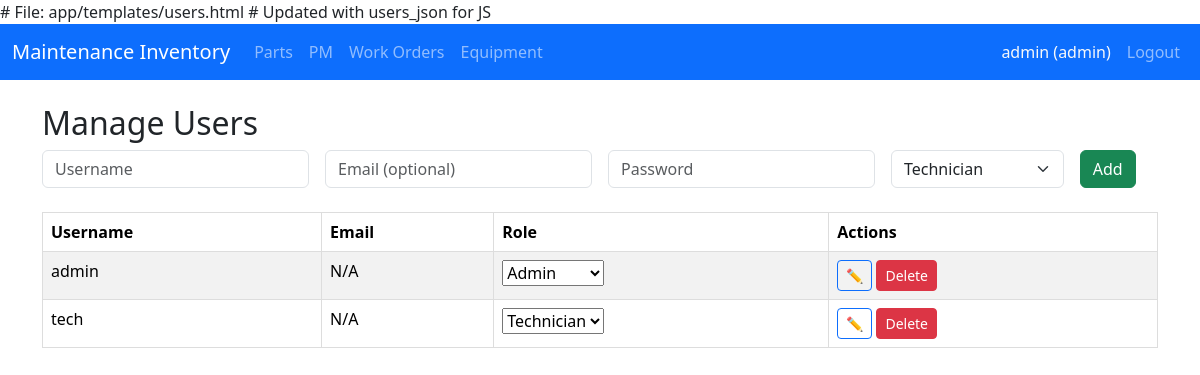
Before: /pm/users (signed in) with the older database file.
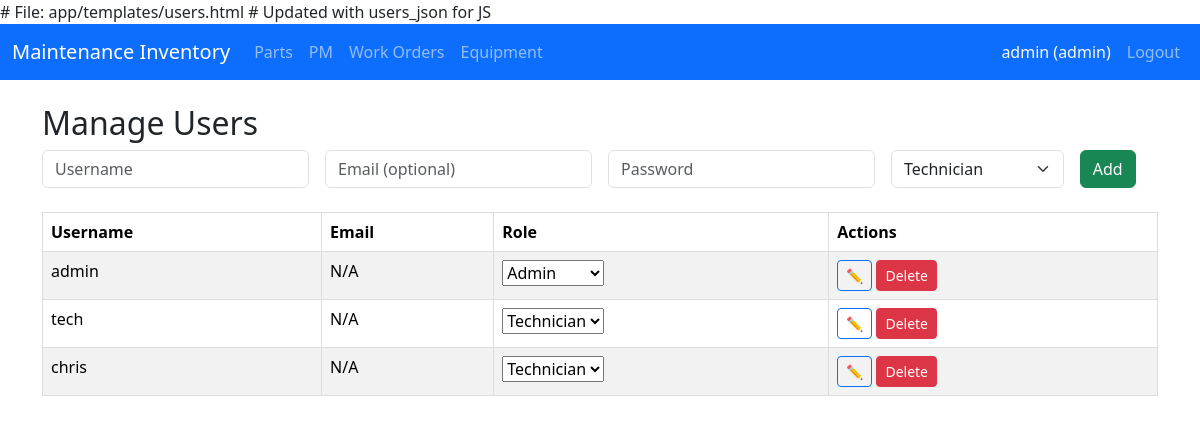
After: the same page with the newer database file.
### app/models/user.py (models this page shows, shortened)
class User(UserMixin, db.Model):
    __tablename__ = 'users'
    id = db.Column(db.Integer, primary_key=True)
    username = db.Column(db.String(80), unique=True, nullable=False)
    password_hash = db.Column(db.String(256), nullable=False)
    role = db.Column(db.String(20), default='technician')
    must_change_password = db.Column(db.Boolean, default=True)
    created_at = db.Column(db.DateTime, default=datetime.now)
    email = db.Column(db.String(120), unique=True, nullable=True)

### app/routes/pm.py (the view, shortened to what this page needs)
@bp.route('/users', methods=['GET', 'POST'])
@login_required
def manage_users():
    if current_user.role != 'admin':
        flash("Access denied.", "danger")
        return redirect(url_for('pm.index'))
    users = User.query.all()
    users_list = [{'id': u.id, 'username': u.username, 'email': u.email, 'role': u.role} for u in users]
    return render_template('users.html', users=users, users_json=users_list)

### app/templates/users.html (shortened to what this page needs)
{% extends "base.html" %}
{% block content %}
<h2>Manage Users</h2>
<form method="post" class="mb-4">
    <div class="row g-3">
        <div class="col-md-3"><input name="username" class="form-control" placeholder="Username" required></div>
        <div class="col-md-3"><input name="email" class="form-control" placeholder="Email (optional)"></div>
        <div class="col-md-3"><input name="password" type="password" class="form-control" placeholder="Password" required></div>
        <div class="col-md-2">
            <select name="role" class="form-select">
                <option value="technician">Technician</option>
            </select>
        </div>
        <div class="col-md-1"><button type="submit" class="btn btn-success">Add</button></div>
    </div>
</form>
<table class="table table-striped">
    <thead><tr><th>Username</th><th>Email</th><th>Role</th><th>Actions</th></tr></thead>
    <tbody>
        {% for user in users %}
        <tr>
            <td>{{ user.username }}</td>
            <td>{{ user.email or 'N/A' }}</td>
            <td>
                <form method="post" class="d-inline">
                    <select name="new_role" onchange="this.form.submit()">
                        <option value="technician" {% if user.role == 'technician' %}selected{% endif %}>Technician</option>
                        <option value="admin" {% if user.role == 'admin' %}selected{% endif %}>Admin</option>
                    </select>
                </form>
            </td>
            <td>
                <button class="btn btn-sm btn-outline-primary" onclick="editUser({{ user.id }})">✏️</button>
                <form method="post" class="d-inline">
                    <button type="submit" class="btn btn-sm btn-danger" onclick="return confirm('Delete user?')">Delete</button>
                </form>
            </td>
        </tr>
        {% endfor %}
    </tbody>
</table>
{% endblock %}

### app/templates/base.html (shortened to what this page needs)
<!DOCTYPE html>
<html lang="en">
<head>
    <link href="https://cdn.jsdelivr.net/npm/bootstrap@5.3.3/dist/css/bootstrap.min.css" rel="stylesheet">
</head>
<body>
<nav class="navbar navbar-expand-lg navbar-dark bg-primary sticky-top">
    <div class="container-fluid">
        <a class="navbar-brand" href="{{ url_for('dashboard.index') }}">Maintenance Inventory</a>
        <div class="collapse navbar-collapse" id="navbarNav">
            <ul class="navbar-nav me-auto">
                <li class="nav-item">
                    <a class="nav-link" href="{{ url_for('parts.index') }}">Parts</a>
                </li>
                <li class="nav-item">
                    <a class="nav-link" href="{{ url_for('pm.index') }}">PM</a>
                </li>
                <li class="nav-item">
                    <a class="nav-link" href="{{ url_for('workorder.index') }}">Work Orders</a>
                </li>
                <li class="nav-item">
                    <a class="nav-link" href="{{ url_for('equipment.index') }}">Equipment</a>
                </li>
            </ul>
            <ul class="navbar-nav ms-auto">
                <li class="nav-item">
                    <span class="nav-link text-light">
                        {{ current_user.username }} ({{ current_user.role }})
                    </span>
                </li>
                <li class="nav-item">
                    <a class="nav-link" href="{{ url_for('auth.logout') }}">Logout</a>
                </li>
            </ul>
        </div>
    </div>
</nav>
    <div class="container mt-4">
        {% block content %}{% endblock %}
    </div>
</body>
</html>

Changed rows visible on the page:
added User: username "chris", email "N/A", new_role "Technician"
